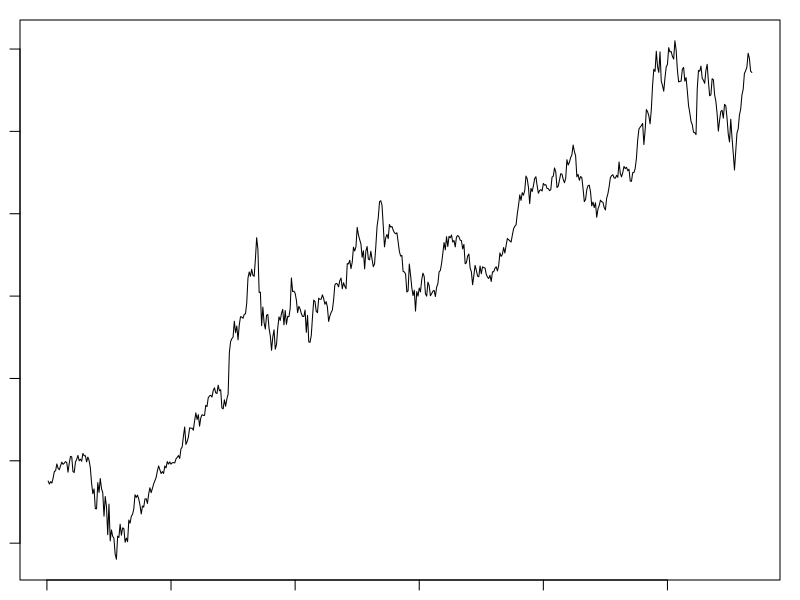
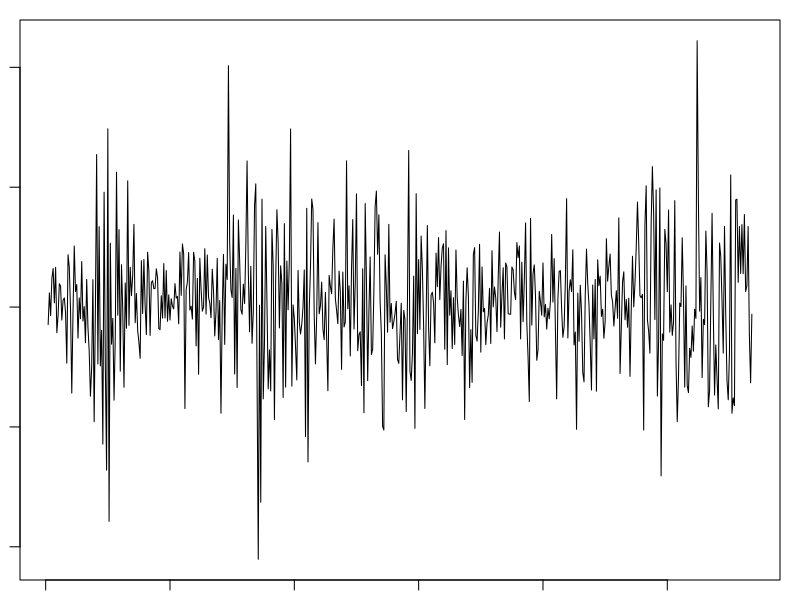
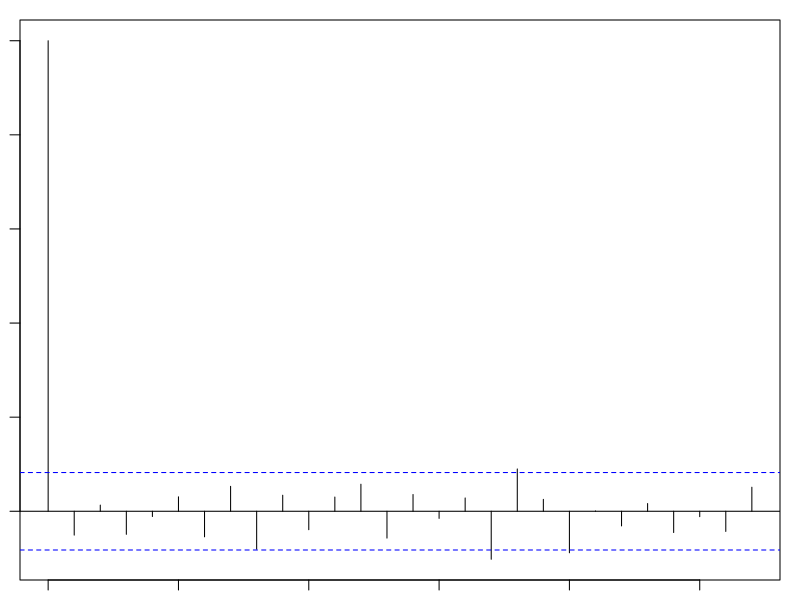
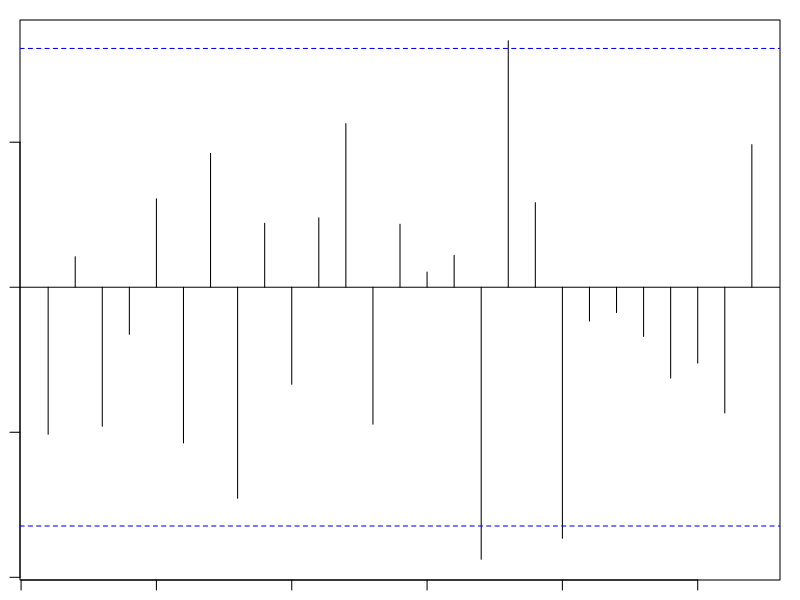
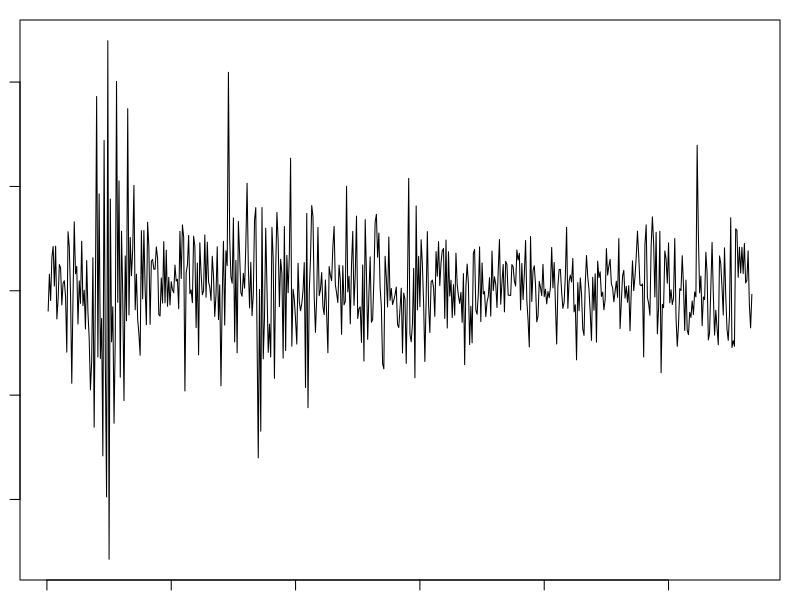
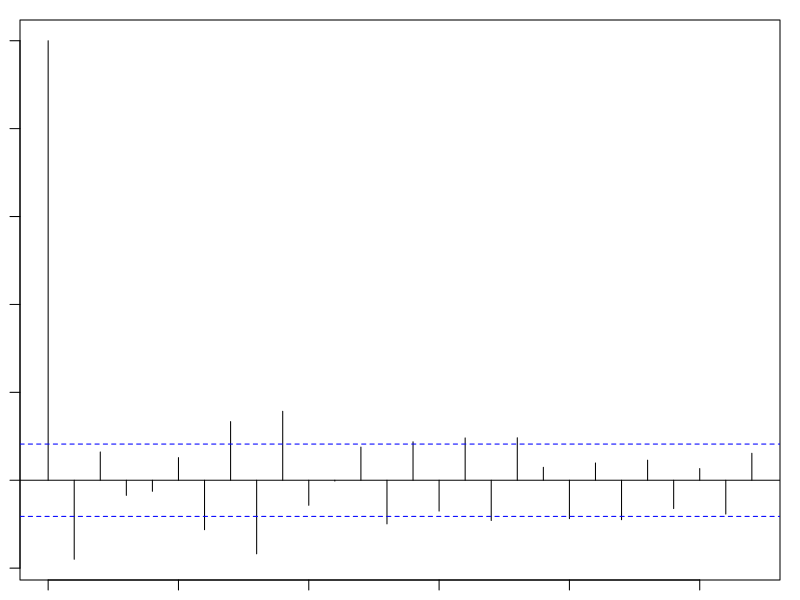
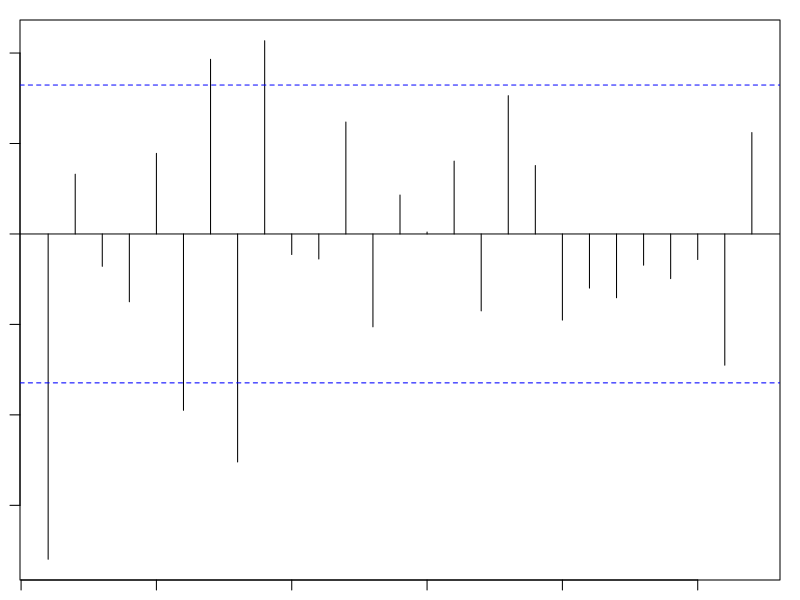

Here is the R script that generated these plots, in order:
# setwd("D:/WEN/1102course/Time Series Analysis/project/time-series-final-project")
setwd("/home/loijilai/CS-hub/myR/time-series/time-series-final-project")
# Dataset:
# https://www.kaggle.com/datasets/parisrohan/faang-stocks-covid190101202004012022
# If there is problem showing the graph:
dev.off()
par("mar")
par(mar=c(1,1,1,1))

library(tidyverse)
data <- read.csv("faang_stocks_pandemic_data.csv")
data <- as_tibble(data)
head(data)
# Extract the closing price of Apple and stores in variable "close"
close <- data %>% filter(Name == "Apple") %>% pull(Close)
length(close) # There are 568 observations

# Initialize a time series object
close.ts <- ts(close)
plot(close.ts)


# Test for stationarity
library(tseries)
adf.test(close.ts) # Not stationary

# Differencing one time
apple.ts <- diff(close.ts)
plot(apple.ts) # may be stationary ?
adf.test(apple.ts) 
# p-value 0.01 we may reject null hypothesis 
# that the time series is not stationary

# Choose parameters based on ACF and PACF
acfplot <- acf(apple.ts, plot = F)
pacfplot <- pacf(apple.ts, plot = F)
plot(acfplot) # The ACF of apple.ts cuts off after lag 0
plot(pacfplot) # The PACF of apple.ts tails off

#try both Rate of Return and log(Rate of Return)
close_ror <- diff(close)/close[-568]
#log_ror <- log(close_ror) #it will produce some NaNs if we use log()
#sum(is.na(log_ror))=267
close_ror.ts <- ts(close_ror)
plot(close_ror.ts)

adf.test(close_ror.ts) #p-value=0.01
acf_ror <- acf(close_ror.ts) # The ACF of close_ror.ts cuts off after lag 1?
pacf_ror <- pacf(close_ror.ts) # The PACF of close_ror.ts tails off
#it seems better if we turn the closing price to RoR

library(forecast)
auto.arima(close_ror.ts) #ARIMA(1,0,0)

